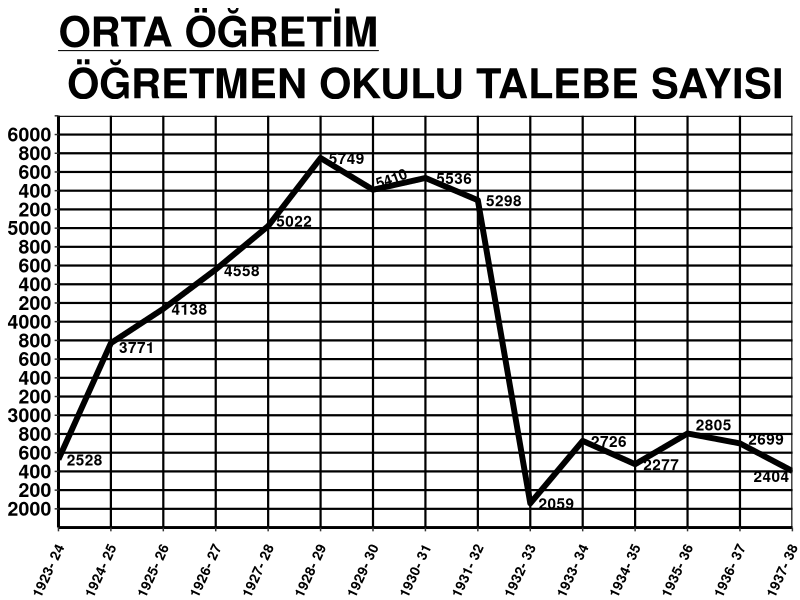

Reproduce this figure in R.
Sys.setlocale(locale = "Turkish")
library(ggplot2)
tarih <- seq(1923,1937)
miktar <- c(2528,3771,4138,4558,5022,5749,5410,5536,5298,2059,2726,2477,2805,2699,2404)
talebe <- data.frame(tarih,miktar)
ggplot(talebe, aes(tarih,miktar)) + geom_line(size=2) +
  theme_classic() +
  theme(panel.grid.major = element_line(colour = "black", size = 0.75)) +
  labs(
    title = expression(bold(paste(underline("ORTA ÖĞRETİM")))),
    subtitle = "ÖĞRETMEN OKULU TALEBE SAYISI"
  ) +
  theme(plot.title = element_text(size = 30, face="bold", hjust = 0)) +
  theme(plot.subtitle = element_text(size=30, face = "bold", hjust = 0.5)) +
  theme(axis.title = element_blank()) +
  theme(axis.text.x = element_text(angle = 65, face = "bold", vjust = 1, hjust = 1.15, size = 10, colour = "black")) +
  theme(axis.text.y = element_text(size = 14, face = "bold", colour = "black")) +
  theme(axis.line = element_line(size = 1)) + 
  scale_x_continuous(
    limits = c(1923,1937),
    breaks = seq(1923,1937),
    labels = c("1923- 24","1924- 25","1925- 26","1926- 27","1927- 28","1928- 29","1929- 30",
               "1930- 31","1931- 32","1932- 33","1933- 34","1934- 35","1935- 36","1936- 37","1937- 38"),
    expand = c(0,0)
  ) +
  scale_y_continuous(
    limits = c(1800,6200),
    breaks = seq(2000,6200, by = 200),
    labels = c("2000","200","400","600","800","3000","200","400","600","800","4000",
               "200","400","600","800","5000","200","400","600","800","6000",""),
    expand = c(0,0)
  ) +
  annotate(geom = "text", x = 1923.5, y = 2528, label = "2528", fontface = "bold") +
  annotate(geom = "text", x = 1924.5, y = 3730, label = "3771", fontface = "bold") +
  annotate(geom = "text", x = 1925.5, y = 4138, label = "4138", fontface = "bold") +
  annotate(geom = "text", x = 1926.5, y = 4550, label = "4558", fontface = "bold") +
  annotate(geom = "text", x = 1927.5, y = 5080, label = "5022", fontface = "bold") +
  annotate(geom = "text", x = 1928.5, y = 5749, label = "5749", fontface = "bold") +
  annotate(geom = "text", x = 1929.35, y = 5530, label = "5410", fontface = "bold", angle = 20, size = 3.7) +
  annotate(geom = "text", x = 1930.55, y = 5536, label = "5536", fontface = "bold") +
  annotate(geom = "text", x = 1931.5, y = 5298, label = "5298", fontface = "bold") +
  annotate(geom = "text", x = 1932.5, y = 2059, label = "2059", fontface = "bold") +
  annotate(geom = "text", x = 1933.5, y = 2726, label = "2726", fontface = "bold") +
  annotate(geom = "text", x = 1934.5, y = 2477, label = "2277", fontface = "bold") +
  annotate(geom = "text", x = 1935.5, y = 2900, label = "2805", fontface = "bold") +
  annotate(geom = "text", x = 1936.5, y = 2750, label = "2699", fontface = "bold") +
  annotate(geom = "text", x = 1936.6, y = 2352, label = "2404", fontface = "bold")
